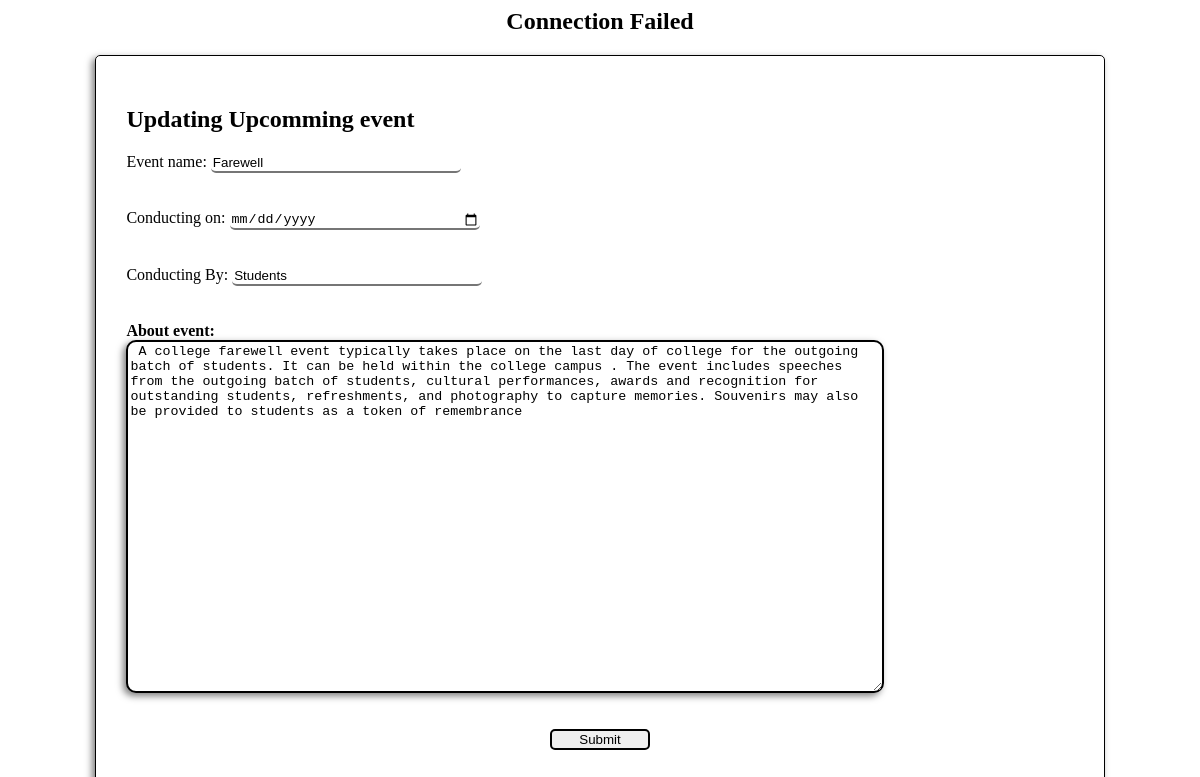
The app's page /admin/Eventsupdate.php with its own data.
### tables this page shows
CREATE TABLE `upcomming_events` (
  `id` int(11) NOT NULL,
  `Event_name` varchar(255) NOT NULL,
  `Event_conducting_on` date NOT NULL,
  `Event_conducting_by` varchar(255) NOT NULL,
  `Event_details` varchar(1000) NOT NULL
);

### admin/Eventsupdate.php (the view, shortened to what this page needs)
<html>
    <head>
    </head>
    <body>
<?php
        $id=0;
        $con =mysqli_connect('localhost','root','','id20532735_gptplpt2');
        if($con->connect_error ){
           die('Connection Failed'.$con->connect_error);
        }
        else{
        if(isset($_POST['submiting_up_eve']))
        {
            $Event_name = $_POST['Eve_name'];
            $Event_conducting_date = $_POST['conducting_date'];
            $Event_conducting_by = $_POST['conducting_by'];
            $Event_details = $_POST['eve_details'];
            $sql = "UPDATE `upcomming_events` SET `id`='$id',`Event_name`='$Event_name',`Event_conducting_on`='$Event_conducting_date',`Event_conducting_by`='$Event_conducting_by',`Event_details`='$Event_details' WHERE `id`=0 ";
            $result= mysqli_query($con,$sql);
            if($result){
                header('location:Eventadmin.php');
            }
        ?>
          <center><h2><?php echo " Data inserted successfully" ?></h2> </center>
        <?php
        }
        else{
            ?>
          <center><h2><?php echo "Connection Failed" ?></h2> </center>
        <?php
        }
        $sql1="SELECT * FROM `upcomming_events` ";
            $res=mysqli_query($con,$sql1);
            $row=mysqli_fetch_assoc($res);
     }
?>
       <div class="up_events">
        <form method="POST">
            <h2>Updating Upcomming event</h2>
            <label for="Eve_name">Event name:</label>
            <input type="text" name="Eve_name"  autocomplete="off" value="<?php echo"$row[Event_name]"?> " required><br><br><br>
            <label for="Conducting_date">Conducting on:</label>
            <input type="date" id="Conducting_date" name="conducting_date"  autocomplete="off"  value="<?php echo"$row[Event_conducting_on]"?> " required> <br><br><br>
            <label for="Conducting_by">Conducting By:</label>
            <input type="text" id="Conducting_by" name="conducting_by"  autocomplete="off"  value="<?php echo"$row[Event_conducting_by]"?> " required> <br><br><br>
            <label for="eve_details"><b>About event:</b></label><br>
            <textarea id="eve_details" name="eve_details"  autocomplete="off" required> <?php echo"$row[Event_details]"?> </textarea><br><br><br>
            <center>
                <input type="submit" name="submiting_up_eve" style="border:2px solid; width:100px;">
            </center>
        </form>
       </div>
    </body>
</html>

### admin/Eventsupdate.php (style rules this page uses)
.up_events { width:80%; height: 90%; margin:auto; border: 1px solid; border-radius:5px; box-shadow: -3px 3px 7px rgb(0,0,0,0.5); padding: 30px; }
.up_events input { width:250px; border-top: none; border-left: none; border-right: none; border-radius:5px; }
#eve_details { width: 80%; height:50%; border:2px solid; border-radius:10px; box-shadow: -3px 3px 7px rgb(0,0,0,0.5); }

### records on screen
upcomming_events: Eve_name "Farewell", conducting_by "Students", eve_details "A college farewell event typically takes place on the last day of college for the outgoing batch of students. It can be held within the college campus . The event includes speeches from the outgoing batch of students, cultural performances, awards and recognition for outstanding students, refreshments, and photography to capture memories. Souvenirs may also be provided to students as a token of remembrance"
